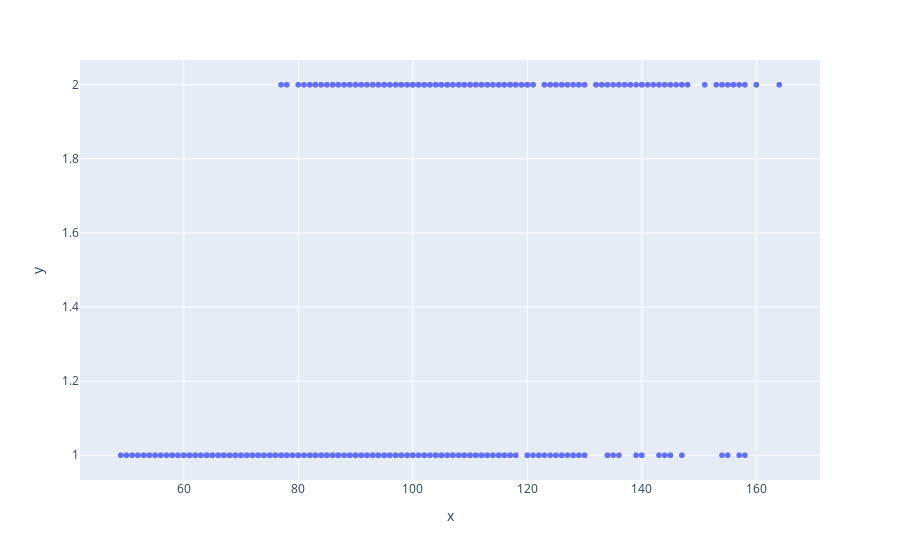

This figure's notebook cell:
### Code cell
fig = px.scatter(x=fresku["interior_area"], y=fresku["bathrooms"])
fig.show()

### Figure 1 — Plotly figure (JSON) as saved in the notebook; plotly's stock layout.template omitted (floating-point values rounded to 4 significant figures; data arrays with more than 128 entries replaced by an {"elided": "..."} marker saying what was removed)
{"data": [{"hovertemplate": "x=%{x}<br>y=%{y}<extra></extra>", "legendgroup": "", "marker": {"color": "#636efa", "symbol": "circle"}, "mode": "markers", "name": "", "showlegend": false, "type": "scattergl", "x": {"elided": "1384 int values"}, "xaxis": "x", "y": {"elided": "1384 int values"}, "yaxis": "y"}], "layout": {"legend": {"tracegroupgap": 0}, "margin": {"t": 60}, "xaxis": {"anchor": "y", "domain": [0, 1], "title": {"text": "x"}}, "yaxis": {"anchor": "x", "domain": [0, 1], "title": {"text": "y"}}}}
